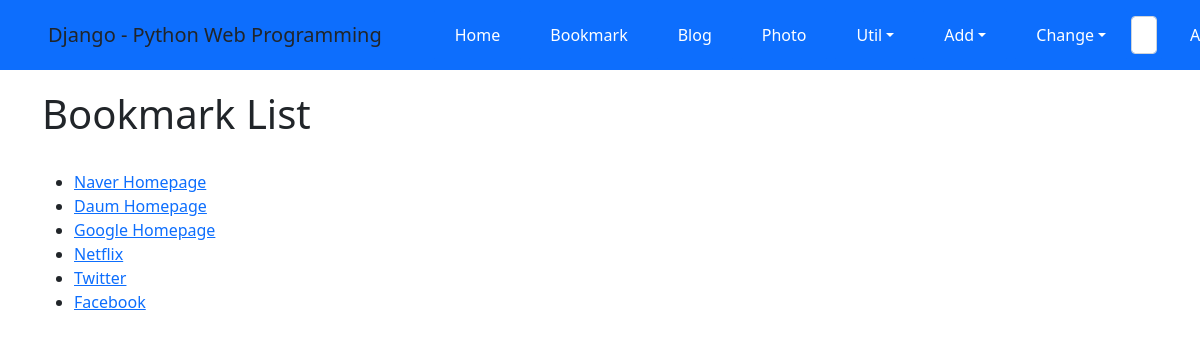
The app's page /bookmark/, older data.
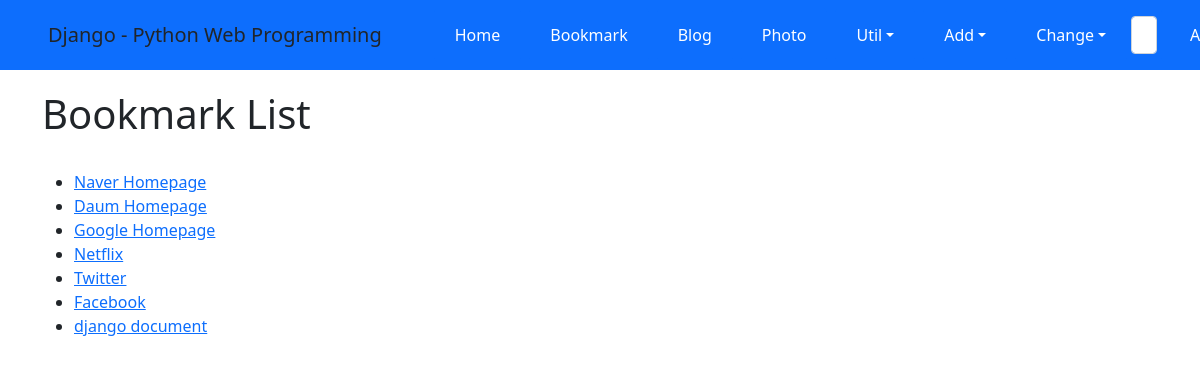
The same page, newer data.
### bookmark/models.py (models this page shows)
class Bookmark(models.Model):
    title = models.CharField('TITLE', max_length=200, blank=True)
    url = models.URLField('URL', unique=True)
    owner = models.ForeignKey(User, on_delete=models.CASCADE, blank=True, null=True) #
    def __str__(self) -> str:
        return self.title

### bookmark/views.py (the view)
# urls.py: path('', views.BookmarkLV.as_view(), name='index'),
class BookmarkLV(ListView):
    model = Bookmark

### bookmark/templates/bookmark/bookmark_list.html (shortened to what this page needs)
{% extends 'base.html' %}
{% block content %}
<h1>Bookmark List</h1>
<br>
    <ul>
        {% for bookmark in object_list %}
            <li><a href="{% url 'bookmark:detail' bookmark.id %}">{{ bookmark }}</a></li>
        {% endfor %}
    </ul>
{% endblock %}

Row changes from the older to the newer data that the page shows:
added Bookmark: title "django document"
